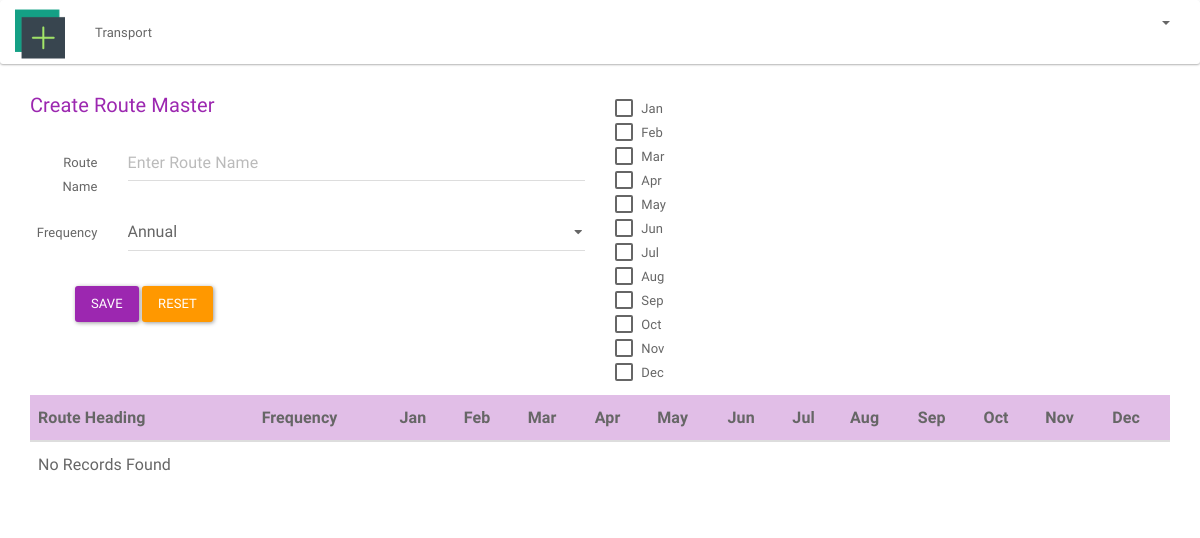
/index.php/transport/route, run on an earlier commit of the app's database.
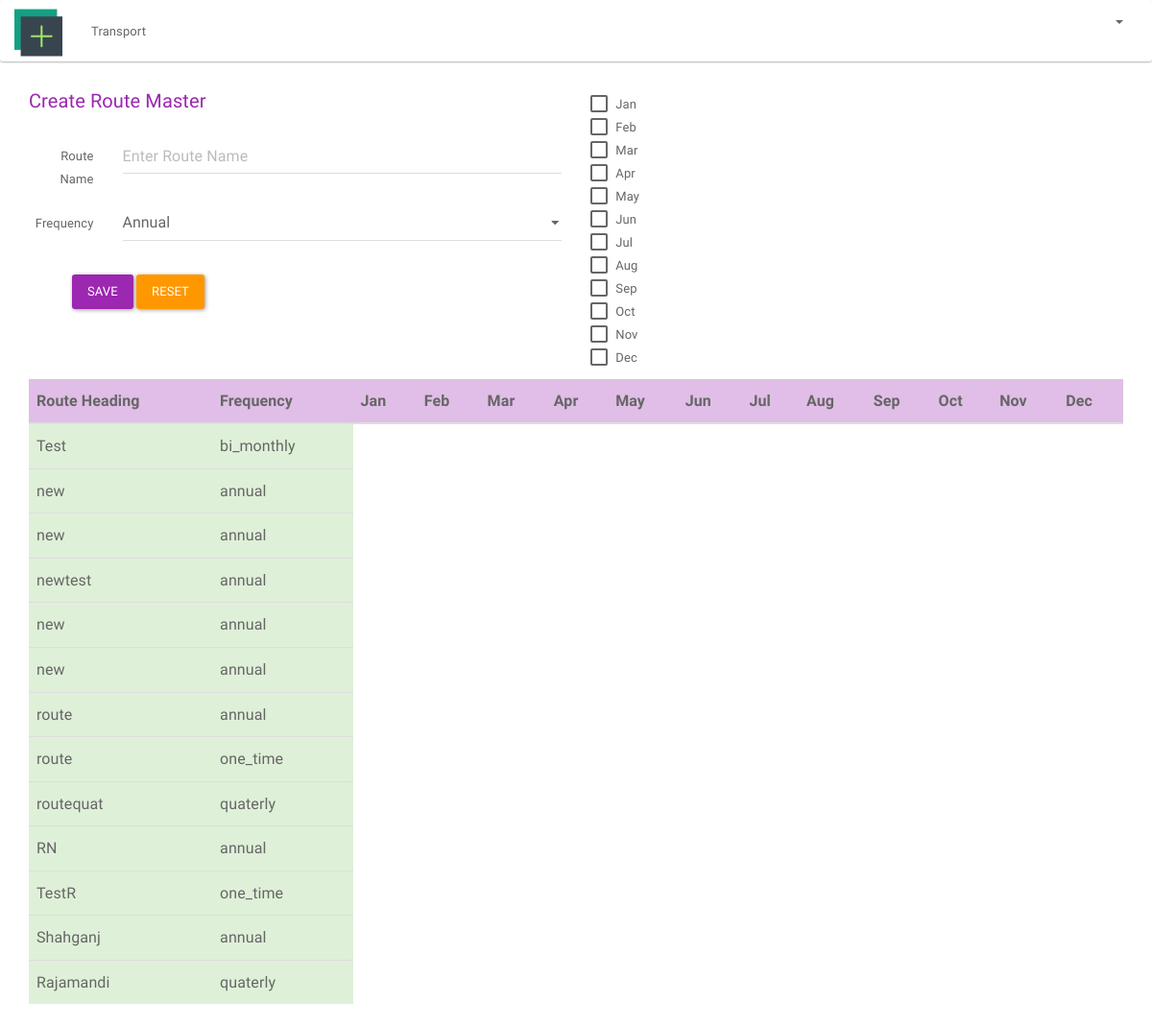
And on a later commit of the database.
### tables this page shows
CREATE TABLE `route` (
  `route_id` int(11) NOT NULL,
  `route_name` text NOT NULL,
  `freq` varchar(20) NOT NULL
);

### application/controllers/transport.php (called while the page is built, shortened)
<?php
class Transport extends MY_Controller{
    public function __construct()
    {
        $this->load->view('private/transport/header');
        $this->load->view('private/transport/footer');
    }
    public function route()
    {
        $this->form_validation->set_error_delimiters('<div class="text-danger">', '</div>');
        if ($this->form_validation->run('route')) {
            $post = $this->input->post();
            unset($post['submit']);
            $this->load->model('add_model', 'am');
            $table_name='route';
            if ($this->am->insert_data($table_name,$post)) {
                $this->load->model('get_model', 'gm');
                $rhl = $this->gm->route_list();
                $this->load->view('private/transport/route',['rhl'=>$rhl]);
            } else {
                echo 'Database query error';
                $this->load->model('get_model', 'gm');
                $rhl = $this->gm->route_list();
                $this->load->view('private/transport/route',['rhl'=>$rhl]);
            }
        } else {
            $this->load->model('get_model', 'gm');
            $rhl = $this->gm->route_list();
            $this->load->view('private/transport/route',['rhl'=>$rhl]);
        }
    }
}

### index.php (called while the page is built, shortened)
<?php
require_once BASEPATH.'core/CodeIgniter.php';

### application/models/get_model.php (called while the page is built, shortened)
<?php
class Get_model extends MY_Model
{
    public function route_list(){
        $query = $this->db->get('route');
        $res = $query->result();
        return $res;
    }
}

### application/views/private/transport/route.php (the view, shortened to what the changed rows need)
<div class="container">
    <div class="row">
        <div class="col-lg-12">
            <table class="table table-hover ">
                <thead>
                <tr class="info">
                    <th>Route Heading</th>
                    <th>Frequency</th>
                    <th>Jan</th>
                    <th>Feb</th>
                    <th>Mar</th>
                    <th>Apr</th>
                    <th>May</th>
                    <th>Jun</th>
                    <th>Jul</th>
                    <th>Aug</th>
                    <th>Sep</th>
                    <th>Oct</th>
                    <th>Nov</th>
                    <th>Dec</th>
                </tr>
                </thead>
                <tbody>
                <?php if (count($rhl)): ?>
                    <?php foreach ($rhl as $route_head_det): ?>
                        <tr class="success">
                            <td><?php echo $route_head_det->route_name?></td>
                            <td><?php echo $route_head_det->freq?></td>
                        </tr>
                    <?php endforeach; ?>
                <?php else: ?>
                    <tr>
                        <td>No Records Found</td>
                    </tr>
                <?php endif; ?>
                </tbody>
            </table>
        </div>
    </div>
</div>

What changed in the data, as far as the page shows it:
added route: route_name "Test", freq "bi_monthly"
added route: route_name "new", freq "annual"
added route: route_name "new", freq "annual"
added route: route_name "newtest", freq "annual"
added route: route_name "new", freq "annual"
added route: route_name "new", freq "annual"
added route: route_name "route", freq "annual"
added route: route_name "route", freq "one_time"
added route: route_name "routequat", freq "quaterly"
added route: route_name "RN", freq "annual"
added route: route_name "TestR", freq "one_time"
added route: route_name "Shahganj", freq "annual"
added route: route_name "Rajamandi", freq "quaterly"
Also different on the page:
text no longer shown: "No Records Found"
